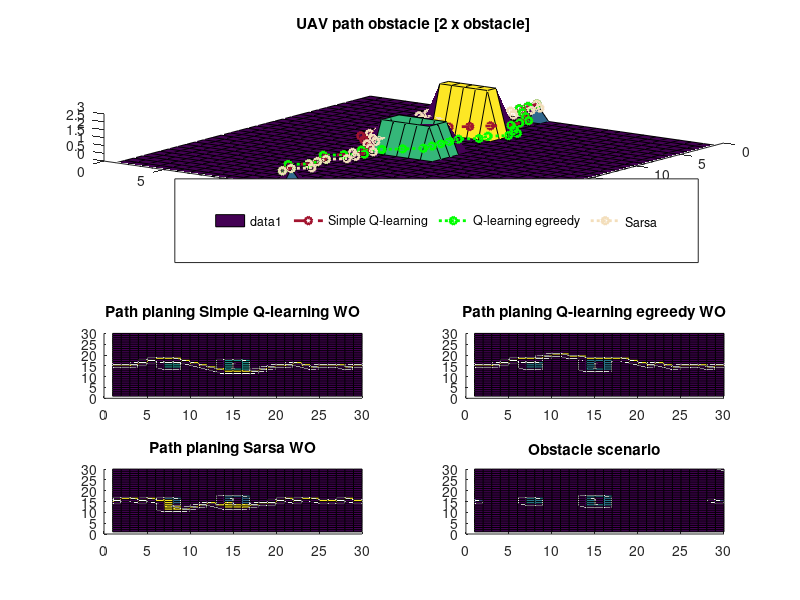

The MATLAB script that drew this image:
% 
%Para 30 x 30 ------------------------------------------------------

subplot(5,2,[1 2 3 4]);
title('UAV path obstacle [2 x obstacle]');
A = repmat([repmat([0],1,30);repmat([0],1, 30)],15,1)
% A(13:15,15) = 1

A(15,1) = 1
A(15,29) = 1
%obst 1---------------------
A(13,14:16) = 2
A(14:16,14) = 2
A(17,14:16) = 2
A(14:16,16) = 2
% ---------------------------

%obst 2 ---------------------
A(12,7:8) = 3
A(13,7:8) = 3
A(14,7:8) = 3
A(15,7:8) = 3
A(16,7:8) = 3

%obst 3 --------------------
% A(14,19:20) = 2
% A(15,19:20) = 2
% A(16,19:20) = 2


%ini
% pcolor(A)
h=surface(A);
% box(axes1,'on');
% view(axes1,[90.4000000000001 -90]);

grid_vet = A(:)'
grids_ids = find(grid_vet==2)
vet_to_py = ' '
for i=1:length(grids_ids)
    vet_to_py=strcat(num2str(grids_ids(i)),',', vet_to_py) 
end    

    
path_uav = [15, 45, 75, 106, 137, 168, 198, 228, 257, 286, 315, 344, 373, 402, 432, 462, 492, 523, 554, 585, 615, 646, 675, 704, 735, 765, 795, 824, 855, 885]
grid_vet(path_uav) = 4
A = reshape(grid_vet,30,30)


hold on 
z_max = max(max(get(h,'Zdata')))
[l, c]=find(A==4)
line(c,l,ones(1,length(unique(path_uav))),'DisplayName','Simple Q-learning','LineStyle','--','Marker','hexagram','LineWidth',2,'Color',[0.635294139385223 0.0784313753247261 0.184313729405403])

hold on
A = repmat([repmat([0],1,30);repmat([0],1, 30)],15,1)
grid_vet = A(:)'
path_uav_q_egreed = [15, 45, 75, 106, 137, 168, 198, 228, 259, 290, 320, 349, 379, 408, 438, 468, 498, 528, 557, 586, 615, 646, 675, 704, 735, 765, 795, 824, 855, 885] 
grid_vet(path_uav_q_egreed) = 5

A = reshape(grid_vet,30,30)

[l_egreedy, c_egreedy]=find(A==5)
line(c_egreedy,l_egreedy,ones(1,length(unique(path_uav_q_egreed))),'DisplayName','Q-learning egreedy','LineStyle',':','Marker','hexagram','LineWidth',2,'Color',[0 1 0])

hold on

A = repmat([repmat([0],1,30);repmat([0],1, 30)],15,1)
grid_vet = A(:)'
path_uav_sarsa = [15, 46, 76, 105, 136, 165, 195, 194, 193, 192, 191, 222, 221, 251, 282, 313, 344, 373, 404, 403, 402, 433, 432, 463, 462, 493, 524, 554, 585, 616, 645, 676, 706, 735, 765, 795, 826, 855, 885]
grid_vet(path_uav_sarsa) = 6

A = reshape(grid_vet,30,30)

[l_sarsa, c_sarsa]=find(A==6)
line(c_sarsa,l_sarsa,ones(1,length(unique(path_uav_sarsa))),'DisplayName','Sarsa','LineStyle',':','Marker','hexagram','LineWidth',2,'Color',[0.952941179275513 0.87058824300766 0.733333349227905])

view([126.4 61.2]);
legend1 = legend('show');
set(legend1,...
    'Position',[0.218524362096313 0.562391915186002 0.654269960957782 0.0210176986205367],...
    'Orientation','horizontal');




%q_learning_simple ---

subplot(4,2,5);
A = repmat([repmat([0],1,30);repmat([0],1, 30)],15,1)
A(15,1) = 1
A(15,29) = 1
%obst 1---------------------
A(13,14:16) = 2
A(14:16,14) = 2
A(17,14:16) = 2
A(14:16,16) = 2
% ---------------------------

%obst 2 ---------------------
A(14,7:8) = 2
A(15,7:8) = 2
A(16,7:8) = 2

%obst 3 --------------------
% A(14,19:20) = 2
% A(15,19:20) = 2
% A(16,19:20) = 2



grid_vet = A(:)'
grid_vet(path_uav) = 4
A = reshape(grid_vet,30,30)
% Create axes



title('Path planing Simple Q-learning WO');

surface(A);
% view(axes1b,[90.4000000000001 -90]);


%-------------------------------------------------------------
%q-learning egreedy
subplot(4,2,6);
A = repmat([repmat([0],1,30);repmat([0],1, 30)],15,1)
A(15,1) = 1
A(15,29) = 1
%obst 1---------------------
A(13,14:16) = 2
A(14:16,14) = 2
A(17,14:16) = 2
A(14:16,16) = 2
% ---------------------------

%obst 2 ---------------------
A(14,7:8) = 2
A(15,7:8) = 2
A(16,7:8) = 2

%obst 3 --------------------
% A(14,19:20) = 2
% A(15,19:20) = 2
% A(16,19:20) = 2


grid_vet = A(:)'
path_uav = path_uav_q_egreed
grid_vet(path_uav) = 5
A = reshape(grid_vet,30,30)
% Create axes

title('Path planing Q-learning egreedy WO');

surface(A);
% view(axes1c,[90.4000000000001 -90]);

%------------------------------------------------------------
%SARSA

%q-learning egreedy

subplot(4,2, 7);
A = repmat([repmat([0],1,30);repmat([0],1, 30)],15,1)
A(15,1) = 1
A(15,29) = 1
%obst 1---------------------
A(13,14:16) = 2
A(14:16,14) = 2
A(17,14:16) = 2
A(14:16,16) = 2
% ---------------------------

%obst 2 ---------------------
A(14,7:8) = 2
A(15,7:8) = 2
A(16,7:8) = 2

%obst 3 --------------------
% A(14,19:20) = 2
% A(15,19:20) = 2
% A(16,19:20) = 2


grid_vet = A(:)'
path_uav = path_uav_sarsa
grid_vet(path_uav) = 6
A = reshape(grid_vet,30,30)

% Create title
title('Path planing Sarsa WO');

surface(A);
% view(axes1d,[90.4000000000001 -90]);

%cenario original 
subplot(4,2,8);

A = repmat([repmat([0],1,30);repmat([0],1, 30)],15,1)
A(15,1) = 1
A(15,29) = 1
%obst 1---------------------
A(13,14:16) = 2
A(14:16,14) = 2
A(17,14:16) = 2
A(14:16,16) = 2
% ---------------------------

%obst 2 ---------------------
A(14,7:8) = 2
A(15,7:8) = 2
A(16,7:8) = 2

%obst 3 --------------------
% A(14,19:20) = 2
% A(15,19:20) = 2
% A(16,19:20) = 2

% A(20, 21:24) = 2
A(30,30) = 5

% Create title
title('Scenario');

title('Obstacle scenario');
surface(A);


